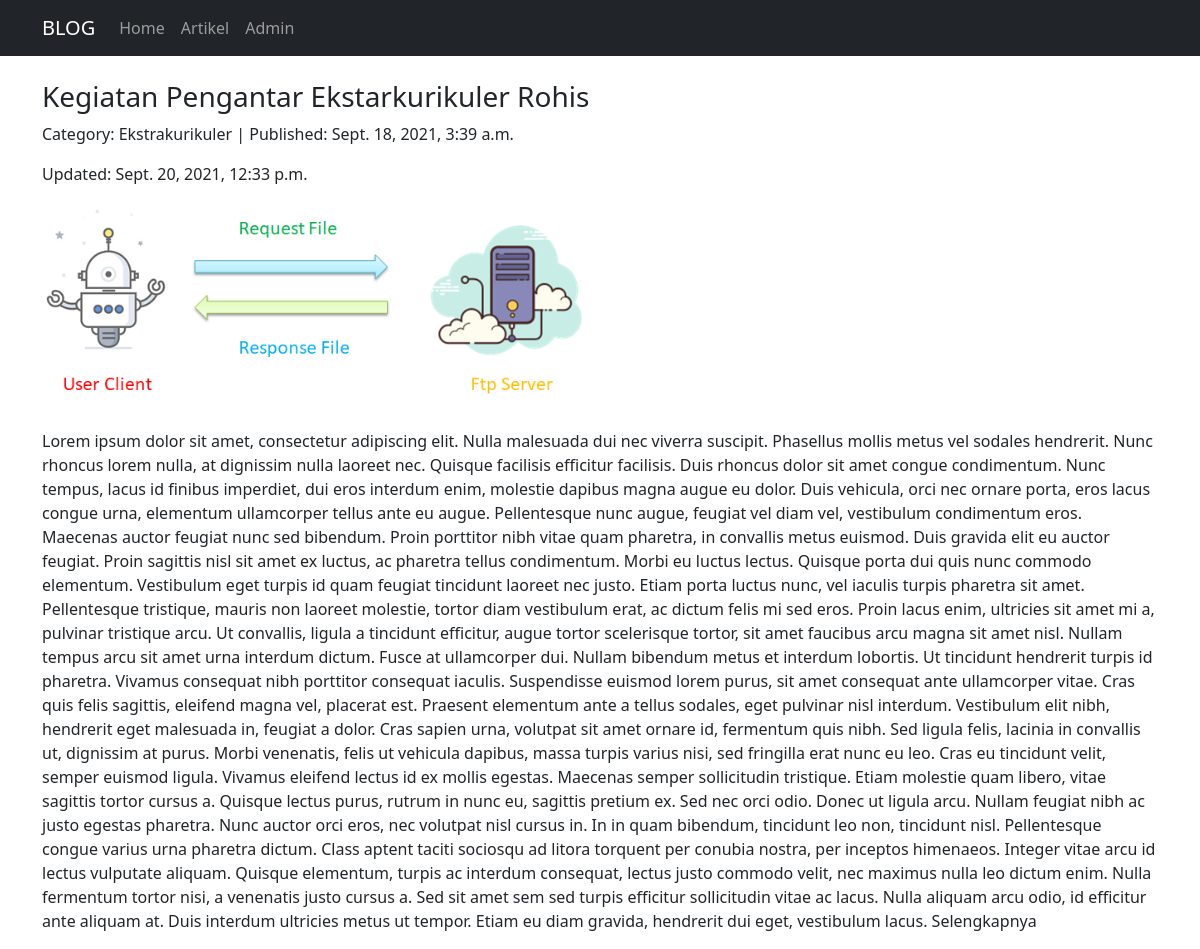
The app's page /artikel/detail/kegiatan-pengantar-ekstarkurikuler-rohis/ with its own data.
### artikel/models.py (models this page shows, shortened)
class Artikel(models.Model):
    judul    = models.CharField(max_length= 255)
    isi      = models.TextField()
    KATEGORI = [
        ('Jurnal', 'Jurnal'),
        ('Berita', 'Berita'),
        ('Pengumuman', 'Pengumuman'),
        ('Ekstrakurikuler', 'Ekstrakurikuler'),
    ]
    kategori = models.CharField(max_length= 20, choices= KATEGORI)
    published = models.DateTimeField(auto_now_add=True)
    updated = models.DateTimeField(auto_now=True)
    slug = models.SlugField(blank=True, editable=False)
    image = models.ImageField(null=True, blank=True)

### artikel/views.py (the view)
# urls.py: re_path(r'^detail/(?P<slug>[\w-]+)/$', ArtikelDetailView.as_view(), name='detail'),
class ArtikelDetailView(DetailView):
    model = Artikel
    template_name = "artikel/artikel_detail.html"
    context_object_name = 'artikel_detail'

### artikel/templates/artikel/artikel_detail.html (shortened to what this page needs)
{% extends 'base.html' %}
{% block contents %}
    <h3>{{ artikel_detail.judul }}</h3>
    <p>Category: {{ artikel_detail.kategori }} | Published: {{ artikel_detail.published }}</p>
    <p>Updated: {{ artikel_detail.updated }}</p>
    {% if artikel_detail.image  %}
        <img style="max-width:50%; height:auto" src="{{artikel_detail.image.url}}" alt="">
    {% else %}
        <img src="" alt="">
    {% endif %}
    <br>
    <br>
    <p style="text-justify:auto">{{ artikel_detail.isi}} Selengkapnya</p>
{% endblock contents %}

### records on screen
Artikel: judul "Kegiatan Pengantar Ekstarkurikuler Rohis", kategori "Ekstrakurikuler", published "Sept. 18, 2021, 3:39 a.m.", updated "Sept. 20, 2021, 12:33 p.m.", image (picture), isi "Lorem ipsum dolor sit amet, consectetur adipiscing elit. Nulla malesuada dui nec viverra suscipit. Phasellus mollis metus vel sodales hendrerit. Nunc rhoncus lorem nulla, at dignissim nulla laoreet nec. Quisque facilisis efficitur facilisis. Duis rhoncus dolor sit amet congue condimentum. Nunc tempus, lacus id finibus imperdiet, dui eros interdum enim, molestie dapibus magna augue eu dolor. Duis vehicula, orci nec ornare porta, eros lacus congue urna, elementum ullamcorper tellus ante eu augue. Pellentesque nunc augue, feugiat vel diam vel, vestibulum condimentum eros. Maecenas auctor feugiat nunc sed bibendum. Proin porttitor nibh vitae quam pharetra, in convallis metus euismod. Duis…"
